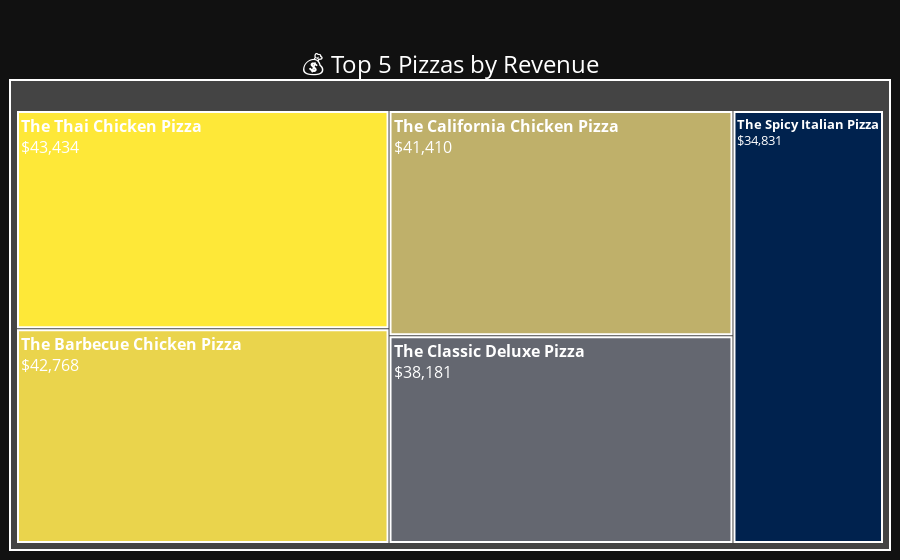

Notebook code cell kept with this figure:
### Markdown cell above
#### Top 5 Best-Selling Pizzas - Total Sales

### Code cell
pizzas_by_name = df.groupby('pizza_name')['total_price'].sum().reset_index()
top5 = pizzas_by_name.sort_values(by='total_price', ascending=False).head(5)
fig = px.treemap(
    top5, 
    path=['pizza_name'], 
    values='total_price', 
    color='total_price', 
    color_continuous_scale='Cividis' # New modern color scale
)

fig.update_layout(
    template='plotly_dark',
    margin=dict(t=80, l=10, r=10, b=10),
    coloraxis_showscale=False, # Keeps it clean by hiding the color bar
    title={
        'text': "💰 Top 5 Pizzas by Revenue",
        'y':0.9, 'x':0.5, 'xanchor': 'center', 'yanchor': 'top',
        'font': {'size': 24, 'color': 'white'}
    }
)

fig.update_traces(
    textinfo="label+value",
    texttemplate="<b>%{label}</b><br>$%{value:,.0f}", # Formats as $1,234
    textfont=dict(size=16, color="white"),
    marker=dict(line=dict(width=2, color='white'))
)
fig.show(config={'displayModeBar': False})

### Figure 1 — Plotly figure (JSON) as saved in the notebook; plotly's stock layout.template omitted (floating-point values rounded to 4 significant figures)
{"data": [{"branchvalues": "total", "customdata": [[43430.0], [42770.0], [41410.0], [38180.0], [34830.0]], "domain": {"x": [0, 1], "y": [0, 1]}, "hovertemplate": "labels=%{label}<br>total_price_sum=%{value}<br>parent=%{parent}<br>id=%{id}<br>total_price=%{color}<extra></extra>", "ids": ["The Thai Chicken Pizza", "The Barbecue Chicken Pizza", "The California Chicken Pizza", "The Classic Deluxe Pizza", "The Spicy Italian Pizza"], "labels": ["The Thai Chicken Pizza", "The Barbecue Chicken Pizza", "The California Chicken Pizza", "The Classic Deluxe Pizza", "The Spicy Italian Pizza"], "marker": {"coloraxis": "coloraxis", "colors": [43430.0, 42770.0, 41410.0, 38180.0, 34830.0], "line": {"color": "white", "width": 2}}, "name": "", "parents": ["", "", "", "", ""], "textfont": {"color": "white", "size": 16}, "textinfo": "label+value", "texttemplate": "<b>%{label}</b><br>$%{value:,.0f}", "type": "treemap", "values": [43430.0, 42770.0, 41410.0, 38180.0, 34830.0]}], "layout": {"coloraxis": {"colorbar": {"title": {"text": "total_price"}}, "colorscale": [[0, "#00224e"], [0.1111, "#123570"], [0.2222, "#3b496c"], [0.3333, "#575d6d"], [0.4444, "#707173"], [0.5556, "#8a8678"], [0.6667, "#a59c74"], [0.7778, "#c3b369"], [0.8889, "#e1cc55"], [1, "#fee838"]], "showscale": false}, "legend": {"tracegroupgap": 0}, "margin": {"b": 10, "l": 10, "r": 10, "t": 80}, "title": {"font": {"color": "white", "size": 24}, "text": "💰 Top 5 Pizzas by Revenue", "x": 0.5, "xanchor": "center", "y": 0.9, "yanchor": "top"}}}
